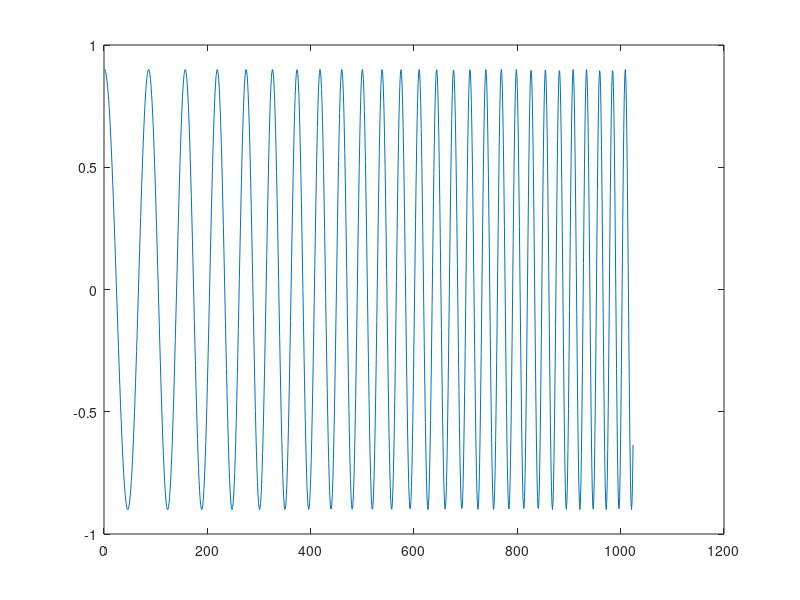

MATLAB code to generate this figure:
% Creates a sweep from 500Hz to 2000Hz in 50 ms 
fs = 48000; % Samplings frequency
time = 0.021333; % Sec, equal to 1024 samples
t = 0:1/fs:time;
f1 = 500; % Hz
f2 = 2000; % Hz
y = chirp(t, f1, time, f2);
y = y.*0.9; % Gain 0.9
plot(y);

% gem i fil
y16 = y*2^15;
fid = fopen('x_signal.txt', 'w');
for i=1:length(y16)
    xtext = num2str(round(y16(i)));
    fprintf(fid, '%s,\r\n', xtext);
end
fclose(fid);
